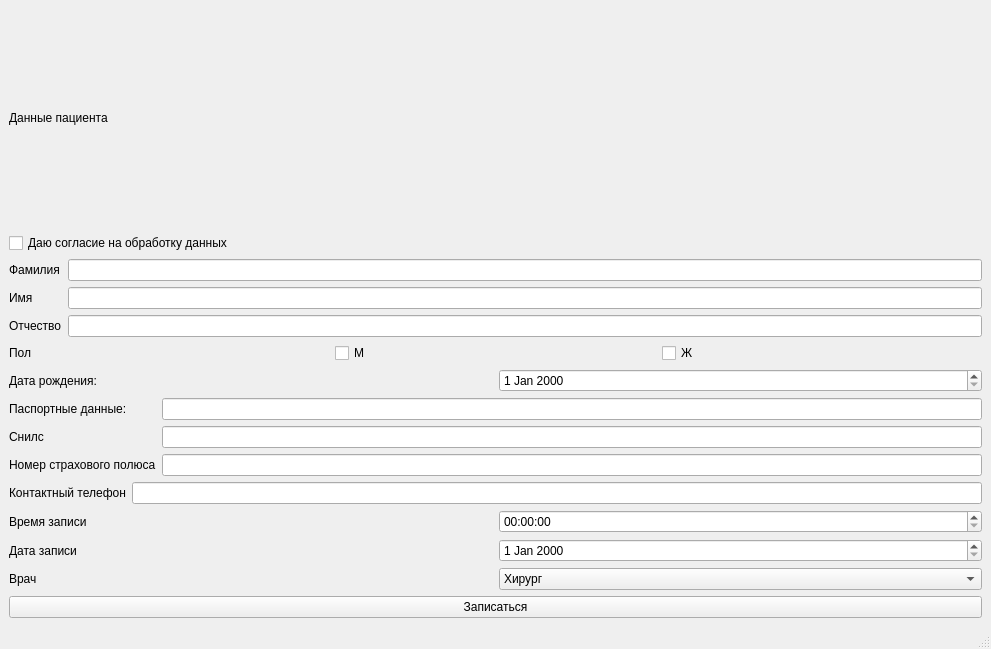
<?xml version="1.0" encoding="UTF-8"?>
<ui version="4.0">
 <class>MainWindow</class>
 <widget class="QMainWindow" name="MainWindow">
  <property name="geometry">
   <rect>
    <x>0</x>
    <y>0</y>
    <width>991</width>
    <height>649</height>
   </rect>
  </property>
  <property name="windowTitle">
   <string>MainWindow</string>
  </property>
  <property name="styleSheet">
   <string notr="true"/>
  </property>
  <widget class="QWidget" name="centralwidget">
   <layout class="QVBoxLayout" name="verticalLayout_6">
    <item>
     <widget class="QLabel" name="label_data_about_patient">
      <property name="text">
       <string>Данные пациента</string>
      </property>
     </widget>
    </item>
    <item>
     <widget class="QCheckBox" name="checkBox_agreement">
      <property name="text">
       <string>Даю согласие на обработку данных</string>
      </property>
     </widget>
    </item>
    <item>
     <layout class="QHBoxLayout" name="horizontalLayout_4">
      <item>
       <layout class="QVBoxLayout" name="verticalLayout">
        <item>
         <widget class="QLabel" name="label_surname">
          <property name="text">
           <string>Фамилия</string>
          </property>
         </widget>
        </item>
        <item>
         <widget class="QLabel" name="label_name">
          <property name="text">
           <string>Имя</string>
          </property>
         </widget>
        </item>
        <item>
         <widget class="QLabel" name="label_patronomic">
          <property name="text">
           <string>Отчество</string>
          </property>
         </widget>
        </item>
       </layout>
      </item>
      <item>
       <layout class="QVBoxLayout" name="verticalLayout_2">
        <item>
         <widget class="QLineEdit" name="lineEdit_surname"/>
        </item>
        <item>
         <widget class="QLineEdit" name="lineEdit_name"/>
        </item>
        <item>
         <widget class="QLineEdit" name="lineEdit_patronomic"/>
        </item>
       </layout>
      </item>
     </layout>
    </item>
    <item>
     <layout class="QHBoxLayout" name="horizontalLayout_9">
      <item>
       <layout class="QHBoxLayout" name="horizontalLayout_8">
        <item>
         <widget class="QLabel" name="label_sex">
          <property name="text">
           <string>Пол</string>
          </property>
         </widget>
        </item>
        <item>
         <widget class="QCheckBox" name="checkBox_male">
          <property name="text">
           <string>M</string>
          </property>
         </widget>
        </item>
        <item>
         <widget class="QCheckBox" name="checkBox_female">
          <property name="text">
           <string>Ж</string>
          </property>
         </widget>
        </item>
       </layout>
      </item>
     </layout>
    </item>
    <item>
     <layout class="QHBoxLayout" name="horizontalLayout_7">
      <item>
       <widget class="QLabel" name="label_date_of_birth">
        <property name="text">
         <string>Дата рождения:</string>
        </property>
       </widget>
      </item>
      <item>
       <widget class="QDateEdit" name="dateEdit_date_of_birth"/>
      </item>
     </layout>
    </item>
    <item>
     <layout class="QHBoxLayout" name="horizontalLayout_5">
      <item>
       <layout class="QVBoxLayout" name="verticalLayout_4">
        <item>
         <widget class="QLabel" name="label_pasport">
          <property name="text">
           <string>Паспортные данные:</string>
          </property>
         </widget>
        </item>
        <item>
         <widget class="QLabel" name="label_snils">
          <property name="text">
           <string>Снилс</string>
          </property>
         </widget>
        </item>
        <item>
         <widget class="QLabel" name="label_strax_polus">
          <property name="text">
           <string>Номер страхового полюса</string>
          </property>
         </widget>
        </item>
       </layout>
      </item>
      <item>
       <layout class="QVBoxLayout" name="verticalLayout_5">
        <item>
         <widget class="QLineEdit" name="lineEdit_passport"/>
        </item>
        <item>
         <widget class="QLineEdit" name="lineEdit_snils"/>
        </item>
        <item>
         <widget class="QLineEdit" name="lineEdit_srax_polus"/>
        </item>
       </layout>
      </item>
     </layout>
    </item>
    <item>
     <layout class="QHBoxLayout" name="horizontalLayout_6">
      <item>
       <widget class="QLabel" name="label_telefon">
        <property name="text">
         <string>Контактный телефон</string>
        </property>
       </widget>
      </item>
      <item>
       <widget class="QLineEdit" name="lineEdit_telefon"/>
      </item>
     </layout>
    </item>
    <item>
     <layout class="QVBoxLayout" name="verticalLayout_3">
      <item>
       <layout class="QHBoxLayout" name="horizontalLayout">
        <item>
         <widget class="QLabel" name="label_clock">
          <property name="text">
           <string>Время записи</string>
          </property>
         </widget>
        </item>
        <item>
         <widget class="QTimeEdit" name="timeEdit_clock"/>
        </item>
       </layout>
      </item>
      <item>
       <layout class="QHBoxLayout" name="horizontalLayout_2">
        <item>
         <widget class="QLabel" name="label_date_recording">
          <property name="text">
           <string>Дата записи</string>
          </property>
         </widget>
        </item>
        <item>
         <widget class="QDateEdit" name="dateEdit_date_recording"/>
        </item>
       </layout>
      </item>
      <item>
       <layout class="QHBoxLayout" name="horizontalLayout_3">
        <item>
         <widget class="QLabel" name="label_doctor">
          <property name="text">
           <string>Врач</string>
          </property>
         </widget>
        </item>
        <item>
         <widget class="QComboBox" name="comboBox_doctor">
          <item>
           <property name="text">
            <string>Хирург</string>
           </property>
          </item>
          <item>
           <property name="text">
            <string>Стоматолог</string>
           </property>
          </item>
          <item>
           <property name="text">
            <string>Педиатр</string>
           </property>
          </item>
          <item>
           <property name="text">
            <string>Ортолоринголог</string>
           </property>
          </item>
          <item>
           <property name="text">
            <string>Окулист</string>
           </property>
          </item>
          <item>
           <property name="text">
            <string>Дермотолог</string>
           </property>
          </item>
          <item>
           <property name="text">
            <string>Психиатор</string>
           </property>
          </item>
          <item>
           <property name="text">
            <string>Нервапотолог</string>
           </property>
          </item>
          <item>
           <property name="text">
            <string>Кардиолог</string>
           </property>
          </item>
          <item>
           <property name="text">
            <string>Нарколог</string>
           </property>
          </item>
         </widget>
        </item>
       </layout>
      </item>
     </layout>
    </item>
    <item>
     <widget class="QPushButton" name="pushButton_zapisatsa">
      <property name="text">
       <string>Записаться</string>
      </property>
     </widget>
    </item>
   </layout>
  </widget>
  <widget class="QMenuBar" name="menubar">
   <property name="geometry">
    <rect>
     <x>0</x>
     <y>0</y>
     <width>991</width>
     <height>25</height>
    </rect>
   </property>
  </widget>
  <widget class="QStatusBar" name="statusbar"/>
 </widget>
 <resources/>
 <connections/>
</ui>
